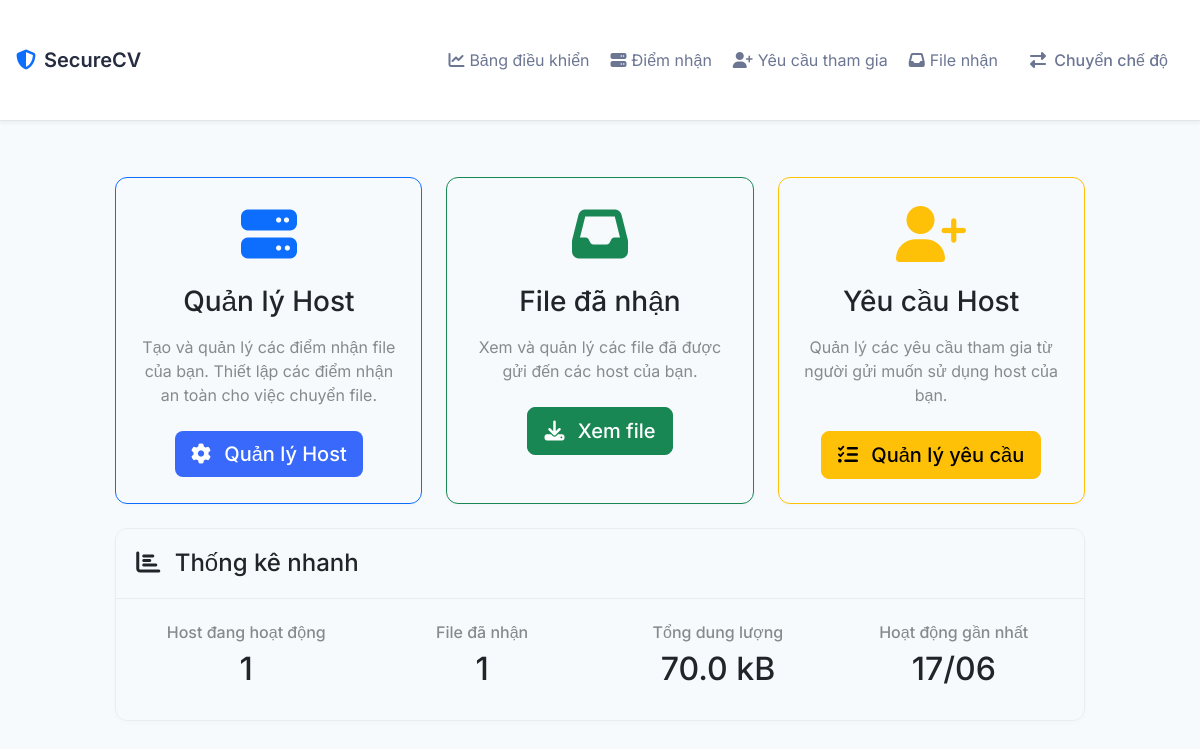
The app's page /receiver, older data.
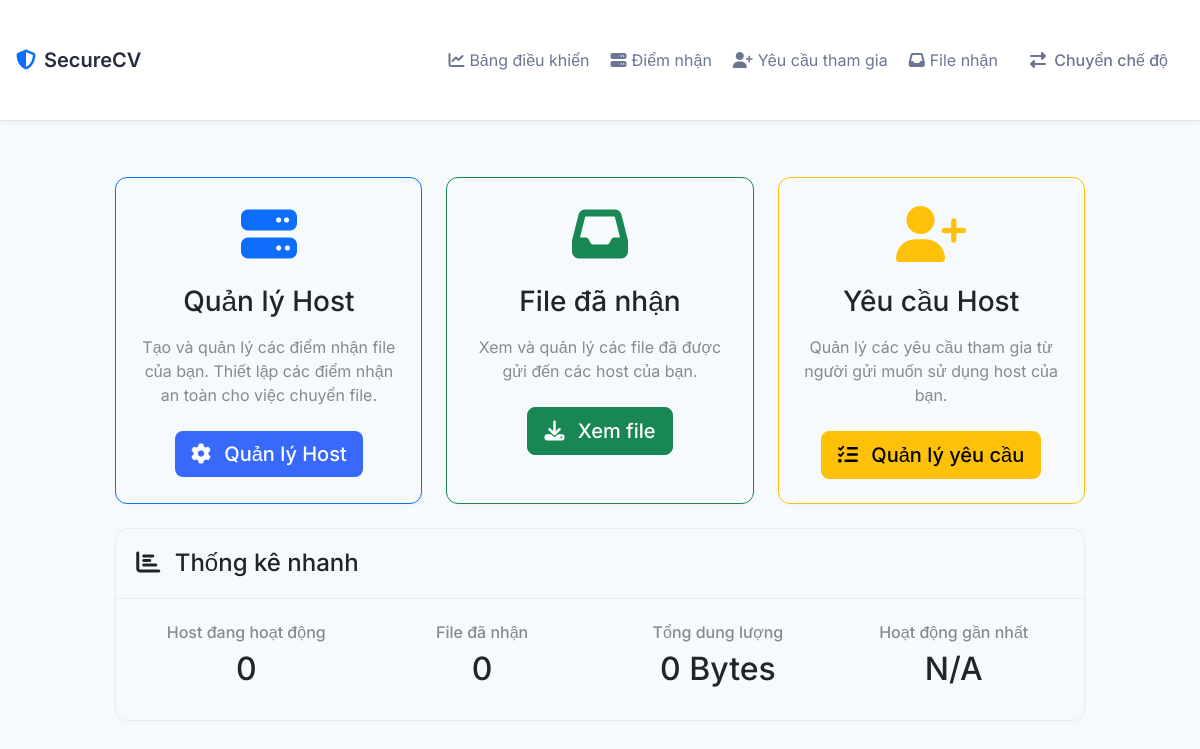
The same page, newer data.
### models.py (models this page shows, shortened)
class UploadSession(db.Model):
    id = db.Column(db.Integer, primary_key=True)
    sender_ip = db.Column(db.String(45), nullable=False)
    receiver_ip = db.Column(db.String(45), nullable=False)
    receiver_name = db.Column(db.String(100), nullable=False)
    session_token = db.Column(db.String(64), unique=True, nullable=False)
    filename = db.Column(db.String(255))
    file_hash = db.Column(db.String(128))
    file_size = db.Column(db.Integer)
    file_metadata = db.Column(db.Text)
    filepath = db.Column(db.String(512))
    drive_file_id = db.Column(db.String(100), nullable=True)
    drive_link = db.Column(db.String(512), nullable=True)
    source_type = db.Column(db.String(10))
    status = db.Column(db.String(20), default='pending')
    fail_step = db.Column(db.String(50))
    error_message = db.Column(db.Text)
    created_at = db.Column(db.DateTime, default=datetime.utcnow)
    updated_at = db.Column(db.DateTime, default=datetime.utcnow, onupdate=datetime.utcnow)
    downloaded_at = db.Column(db.DateTime)

### routes.py (the view)
@app.route('/receiver')
def receiver_dashboard():
    client_ip = get_client_ip()
    hosts = Host.query.filter_by(created_by=client_ip).all()
    host_ips = [host.ip_address for host in hosts]
    received_files = UploadSession.query.filter(
        UploadSession.receiver_ip.in_(host_ips)
    ).all()
    stats = {
        'active_hosts': len(hosts),
        'total_files': len(received_files),
        'total_size': sum(f.file_size for f in received_files if f.file_size),
        'last_activity': max((f.created_at for f in received_files), default=None)
    }
    return render_template('receiver_dashboard.html', stats=stats)

### routes.py (called while the page is built)
def get_client_ip():
    ip = None
    if request.headers.get('X-Forwarded-For'):
        ip = request.headers.get('X-Forwarded-For').split(',')[0].strip()
    elif request.headers.get('X-Real-IP'):
        ip = request.headers.get('X-Real-IP')
    else:
        ip = request.remote_addr
    try:
        return ipaddress.ip_address(ip).exploded
    except ValueError:
        return None

### templates/receiver_dashboard.html (shortened to what the changed rows need)
{% extends "base.html" %}
{% block content %}
<div class="row justify-content-center">
    <div class="col-lg-10">
        {% if stats %}
        <div class="row mt-4">
            <div class="col-12">
                <div class="card">
                    <div class="card-header">
                        <h4 class="mb-0">
                            <i class="fas fa-chart-bar me-2"></i>
                            Thống kê nhanh
                        </h4>
                    </div>
                    <div class="card-body">
                        <div class="row g-4">
                            <div class="col-md-3">
                                <div class="text-center">
                                    <h6 class="text-muted">Host đang hoạt động</h6>
                                    <h2>{{ stats.active_hosts }}</h2>
                                </div>
                            </div>
                            <div class="col-md-3">
                                <div class="text-center">
                                    <h6 class="text-muted">File đã nhận</h6>
                                    <h2>{{ stats.total_files }}</h2>
                                </div>
                            </div>
                            <div class="col-md-3">
                                <div class="text-center">
                                    <h6 class="text-muted">Tổng dung lượng</h6>
                                    <h2>{{ stats.total_size | filesizeformat }}</h2>
                                </div>
                            </div>
                            <div class="col-md-3">
                                <div class="text-center">
                                    <h6 class="text-muted">Hoạt động gần nhất</h6>
                                    <h2>{{ stats.last_activity.strftime('%d/%m') if stats.last_activity else 'N/A' }}</h2>
                                </div>
                            </div>
                        </div>
                    </div>
                </div>
            </div>
        </div>
        {% endif %}
    </div>
</div>
{% endblock %}

Row changes from the older to the newer data that the page shows:
removed UploadSession: last_activity "17/06"
Text that changed along with them:
{{ stats.active_hosts }}: "1" → "0"
{{ stats.total_files }}: "1" → "0"
{{ stats.total_size | filesizeformat }}: "70.0 kB" → "0 Bytes"
text now shown: "N/A"
